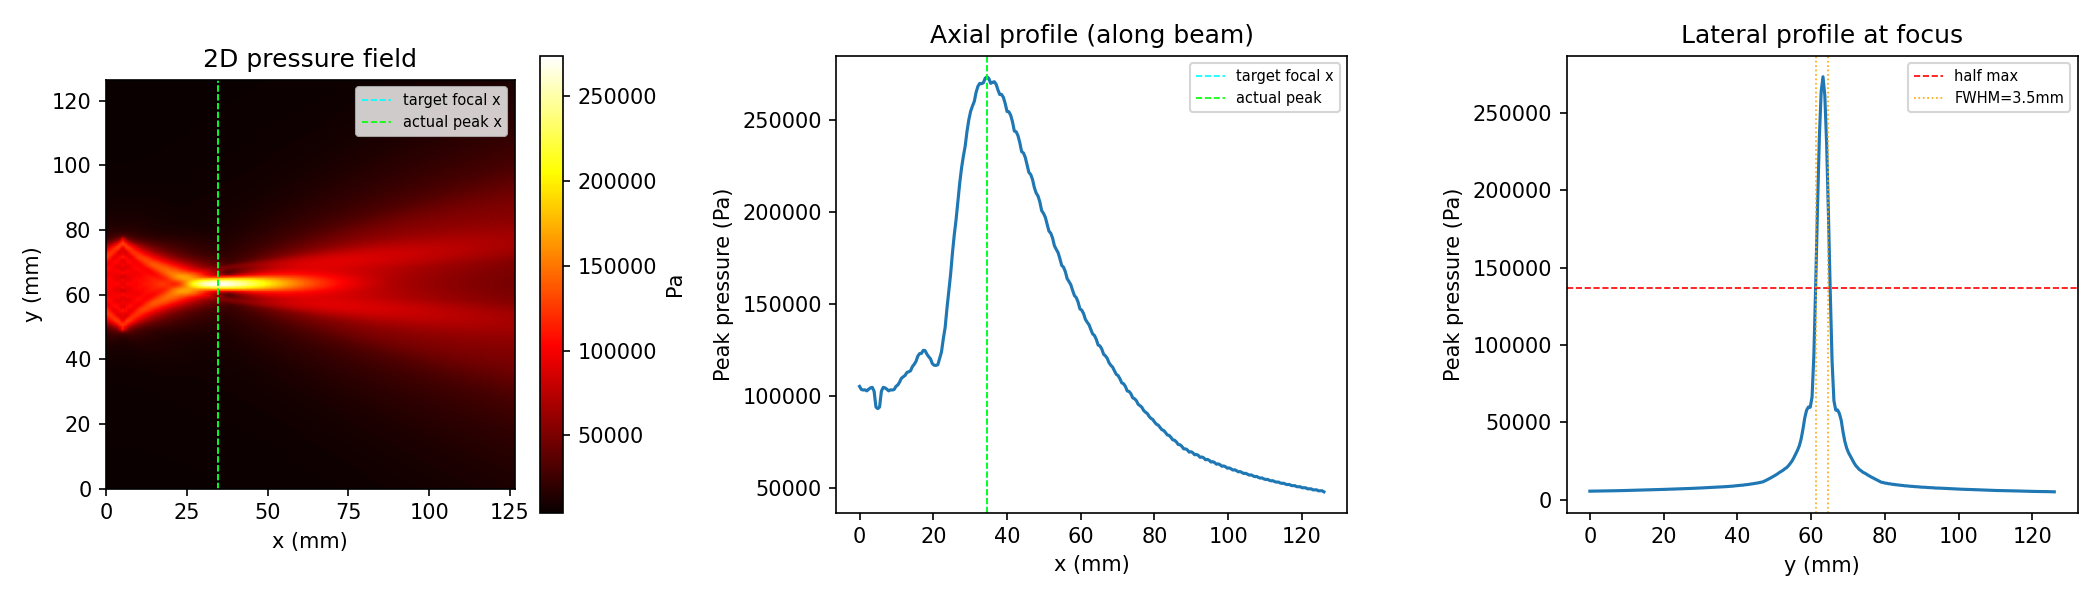

Generate this figure with Python:
import numpy as np
from kwave.kgrid import kWaveGrid
from kwave.kmedium import kWaveMedium
from kwave.ksource import kSource
from kwave.ksensor import kSensor
from kwave.kspaceFirstOrder import kspaceFirstOrder
from kwave.utils.signals import tone_burst
import matplotlib.pyplot as plt

# --- Same parameters as 02 ---
freq         = 500e3
c0           = 1482.0
rho0         = 1000.0
focal_length = 30e-3
aperture     = 30e-3
transducer_x = 10

wavelength = c0 / freq
dx = wavelength / 6
Nx, Ny = 256, 256

kgrid = kWaveGrid([Nx, Ny], [dx, dx])
kgrid.makeTime(c0)
n_time = kgrid.Nt

medium = kWaveMedium(sound_speed=c0, density=rho0)

# --- Source (identical to 02) ---
center_y     = Ny // 2
aperture_pts = int(aperture / dx)
half_ap      = aperture_pts // 2
source_y_indices = np.arange(center_y - half_ap, center_y + half_ap)
n_sources    = len(source_y_indices)

focal_point_x = transducer_x + int((focal_length + 3.5e-3) / dx)  # +3.5mm correction
focal_point_y = center_y

burst = tone_burst(1/kgrid.dt, freq, 5).flatten()

delays_s = np.zeros(n_sources)
for i, sy in enumerate(source_y_indices):
    dist = np.sqrt(((transducer_x - focal_point_x) * dx)**2 +
                   ((sy - focal_point_y) * dx)**2)
    delays_s[i] = dist / c0
delays_s = delays_s.max() - delays_s
max_delay_steps = int(np.max(delays_s) / kgrid.dt)

n_time_needed = max_delay_steps + len(burst) + 100
if n_time < n_time_needed:
    n_time = n_time_needed
kgrid.t_array = np.arange(0, n_time) * kgrid.dt

source_signals = np.zeros((n_sources, n_time))
for i in range(n_sources):
    d = int(delays_s[i] / kgrid.dt)
    source_signals[i, d:d + len(burst)] = burst * 1e5

source = kSource()
source.p_mask = np.zeros((Nx, Ny))
source.p_mask[transducer_x, source_y_indices] = 1
source.p = source_signals

sensor = kSensor()
sensor.mask = np.ones((Nx, Ny))
sensor.record = ['p_max']

print("Running simulation...")
sensor_data = kspaceFirstOrder(kgrid, medium, source, sensor)
p_max = sensor_data['p_max'].reshape(Nx, Ny)

# --- Validation ---
print("\n=== VALIDATION ===")

# 1. Where is the actual peak?
peak_idx = np.unravel_index(np.argmax(p_max), p_max.shape)
peak_x_mm = peak_idx[0] * dx * 1e3
peak_y_mm = peak_idx[1] * dx * 1e3
expected_x_mm = (transducer_x + int(focal_length / dx)) * dx * 1e3
print(f"\n[1] Focal position")
print(f"    Expected x: {expected_x_mm:.1f} mm")
print(f"    Actual peak x: {peak_x_mm:.1f} mm")
print(f"    Offset: {abs(peak_x_mm - expected_x_mm):.1f} mm")

# 2. Beamwidth (FWHM) at focal plane
focal_profile = p_max[peak_idx[0], :]   # lateral slice at peak x
half_max = np.max(focal_profile) / 2
above_half = np.where(focal_profile >= half_max)[0]
if len(above_half) > 1:
    fwhm_mm = (above_half[-1] - above_half[0]) * dx * 1e3
else:
    fwhm_mm = 0
print(f"\n[2] Beamwidth (FWHM)")
print(f"    Simulated FWHM: {fwhm_mm:.1f} mm")
print(f"    Mueller et al.: ~4-6 mm")
print(f"    Match: {'YES' if 2 < fwhm_mm < 8 else 'CHECK'}")

# 3. Peak pressure
peak_pa  = np.max(p_max)
peak_kpa = peak_pa / 1e3
print(f"\n[3] Peak pressure at focus")
print(f"    Simulated: {peak_kpa:.0f} kPa")
print(f"    Input source: 100 kPa")
print(f"    Gain from focusing: {peak_kpa/100:.1f}x")
print(f"    Mueller et al. (scaled to 1030 kPa): would need {1030/peak_kpa:.1f}x more input")

# --- Plots ---
fig, axes = plt.subplots(1, 3, figsize=(14, 4))

# Plot 1: 2D field
ax = axes[0]
im = ax.imshow(p_max.T, aspect='equal',
               extent=[0, Nx*dx*1e3, 0, Ny*dx*1e3],
               origin='lower', cmap='hot')
ax.axvline(x=expected_x_mm, color='cyan', linestyle='--', lw=0.8, label='target focal x')
ax.axvline(x=peak_x_mm,     color='lime', linestyle='--', lw=0.8, label='actual peak x')
ax.set_xlabel('x (mm)')
ax.set_ylabel('y (mm)')
ax.set_title('2D pressure field')
ax.legend(fontsize=7)
plt.colorbar(im, ax=ax, label='Pa')

# Plot 2: Axial profile (along beam axis, through center)
ax = axes[1]
axial = p_max[:, center_y]
x_mm  = np.arange(Nx) * dx * 1e3
ax.plot(x_mm, axial)
ax.axvline(x=expected_x_mm, color='cyan', linestyle='--', lw=0.8, label='target focal x')
ax.axvline(x=peak_x_mm,     color='lime', linestyle='--', lw=0.8, label='actual peak')
ax.set_xlabel('x (mm)')
ax.set_ylabel('Peak pressure (Pa)')
ax.set_title('Axial profile (along beam)')
ax.legend(fontsize=7)

# Plot 3: Lateral profile (FWHM)
ax = axes[2]
y_mm = np.arange(Ny) * dx * 1e3
ax.plot(y_mm, focal_profile)
ax.axhline(y=half_max, color='red', linestyle='--', lw=0.8, label=f'half max')
ax.axvline(x=above_half[0]*dx*1e3,  color='orange', linestyle=':', lw=0.8)
ax.axvline(x=above_half[-1]*dx*1e3, color='orange', linestyle=':', lw=0.8, label=f'FWHM={fwhm_mm:.1f}mm')
ax.set_xlabel('y (mm)')
ax.set_ylabel('Peak pressure (Pa)')
ax.set_title('Lateral profile at focus')
ax.legend(fontsize=7)

plt.tight_layout()
plt.savefig('03_validate.png', dpi=150)
plt.show()
print("\nSaved to 03_validate.png")
